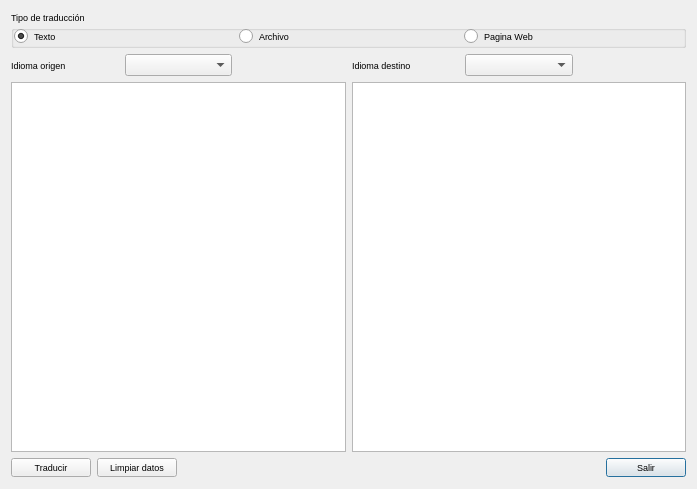
<?xml version="1.0" encoding="UTF-8"?>
<ui version="4.0">
 <class>Traductor</class>
 <widget class="QDialog" name="Traductor">
  <property name="geometry">
   <rect>
    <x>0</x>
    <y>0</y>
    <width>697</width>
    <height>489</height>
   </rect>
  </property>
  <property name="font">
   <font>
    <pointsize>7</pointsize>
   </font>
  </property>
  <property name="windowTitle">
   <string>Traductor v.0.1.0</string>
  </property>
  <property name="windowIcon">
   <iconset resource="recoverdrake.qrc">
    <normaloff>:/Imagenes/traductor.png</normaloff>:/Imagenes/traductor.png</iconset>
  </property>
  <layout class="QGridLayout" name="gridLayout_2">
   <item row="2" column="2">
    <spacer name="horizontalSpacer">
     <property name="orientation">
      <enum>Qt::Horizontal</enum>
     </property>
     <property name="sizeHint" stdset="0">
      <size>
       <width>40</width>
       <height>20</height>
      </size>
     </property>
    </spacer>
   </item>
   <item row="2" column="4">
    <widget class="QPushButton" name="pushButton_2">
     <property name="toolTip">
      <string>Nos vamos...</string>
     </property>
     <property name="statusTip">
      <string>Nos vamos...</string>
     </property>
     <property name="whatsThis">
      <string>Nos vamos...</string>
     </property>
     <property name="text">
      <string>Salir</string>
     </property>
     <property name="icon">
      <iconset resource="recoverdrake.qrc">
       <normaloff>:/Imagenes/puerta.png</normaloff>:/Imagenes/puerta.png</iconset>
     </property>
     <property name="iconSize">
      <size>
       <width>25</width>
       <height>25</height>
      </size>
     </property>
    </widget>
   </item>
   <item row="2" column="0">
    <widget class="QPushButton" name="pushButton">
     <property name="toolTip">
      <string>Traducir seleccion</string>
     </property>
     <property name="statusTip">
      <string>Traducir seleccion</string>
     </property>
     <property name="whatsThis">
      <string>Traducir seleccion</string>
     </property>
     <property name="text">
      <string>Traducir</string>
     </property>
     <property name="icon">
      <iconset resource="recoverdrake.qrc">
       <normaloff>:/Imagenes/traductor.png</normaloff>:/Imagenes/traductor.png</iconset>
     </property>
     <property name="iconSize">
      <size>
       <width>25</width>
       <height>25</height>
      </size>
     </property>
    </widget>
   </item>
   <item row="0" column="0" colspan="5">
    <layout class="QGridLayout" name="gridLayout">
     <item row="0" column="0" colspan="6">
      <widget class="QGroupBox" name="groupBox">
       <property name="title">
        <string>Tipo de traducción</string>
       </property>
       <layout class="QGridLayout" name="gridLayout_3">
        <property name="leftMargin">
         <number>0</number>
        </property>
        <property name="topMargin">
         <number>0</number>
        </property>
        <property name="rightMargin">
         <number>0</number>
        </property>
        <property name="bottomMargin">
         <number>0</number>
        </property>
        <item row="0" column="0">
         <widget class="QRadioButton" name="radioButton">
          <property name="text">
           <string>Texto</string>
          </property>
          <property name="checked">
           <bool>true</bool>
          </property>
         </widget>
        </item>
        <item row="0" column="1">
         <widget class="QRadioButton" name="radioButton_2">
          <property name="text">
           <string>Archivo</string>
          </property>
         </widget>
        </item>
        <item row="0" column="2">
         <widget class="QRadioButton" name="radioButton_3">
          <property name="text">
           <string>Pagina Web</string>
          </property>
         </widget>
        </item>
       </layout>
      </widget>
     </item>
     <item row="1" column="4">
      <widget class="QComboBox" name="comboBox_2"/>
     </item>
     <item row="1" column="1">
      <widget class="QComboBox" name="comboBox"/>
     </item>
     <item row="2" column="3" colspan="3">
      <widget class="QTextEdit" name="textEdit_2"/>
     </item>
     <item row="1" column="0">
      <widget class="QLabel" name="label">
       <property name="text">
        <string>Idioma origen</string>
       </property>
      </widget>
     </item>
     <item row="1" column="3">
      <widget class="QLabel" name="label_2">
       <property name="text">
        <string>Idioma destino</string>
       </property>
      </widget>
     </item>
     <item row="2" column="0" colspan="3">
      <widget class="QTextEdit" name="textEdit"/>
     </item>
    </layout>
   </item>
   <item row="2" column="1">
    <widget class="QPushButton" name="pushButton_3">
     <property name="sizePolicy">
      <sizepolicy hsizetype="Fixed" vsizetype="Fixed">
       <horstretch>0</horstretch>
       <verstretch>0</verstretch>
      </sizepolicy>
     </property>
     <property name="text">
      <string>Limpiar datos</string>
     </property>
     <property name="icon">
      <iconset resource="recoverdrake.qrc">
       <normaloff>:/Imagenes/borrar.png</normaloff>:/Imagenes/borrar.png</iconset>
     </property>
     <property name="iconSize">
      <size>
       <width>25</width>
       <height>25</height>
      </size>
     </property>
    </widget>
   </item>
  </layout>
 </widget>
 <resources>
  <include location="recoverdrake.qrc"/>
 </resources>
 <connections/>
</ui>
